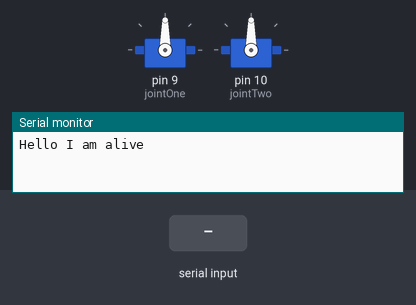
Bench run of a sketch on a simulated Arduino Uno, built with avr-gcc and run on an emulated ATmega328P. On the bench: 2 × servo, the last lines printed to the serial monitor. The test bench sets the inputs (shaded band).

Above: at 1.2 s.
1.3 s: "u" received over Serial
At 1.78 s:
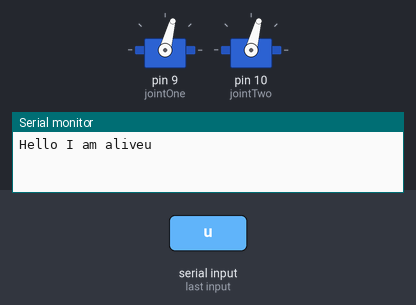
4.3 s: "d" received over Serial
At 4.51 s:
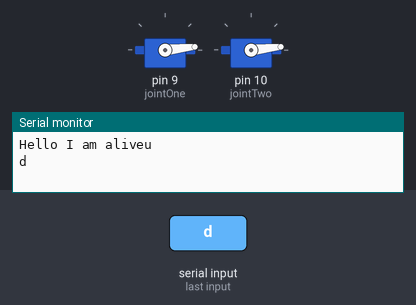
7.3 s: "a" received over Serial
At 8.0 s:
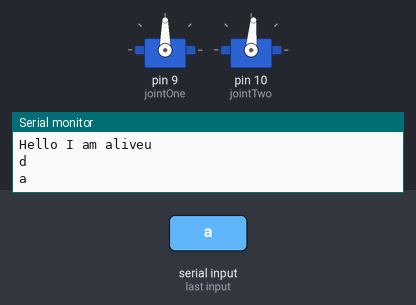
Timing chart, 0 to 10.3 s (numbered marks = the images above; inputs shaded):
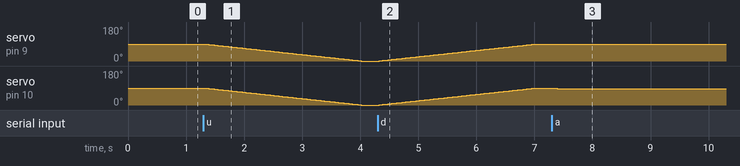

Measured:
- after the input at 1.3 s, servo on pin 9 (jointOne), servo on pin 10 (jointTwo): moves from 90° to 0° over 2.7 s, starting at once
- after the input at 4.3 s, servo on pin 9 (jointOne), servo on pin 10 (jointTwo): moves from 0° to 90° over 2.7 s, starting at once
- after the input at 7.3 s, servo on pin 10 (jointTwo): 90° → 85° at once

The sketch:

Anteater_Prototype_Test_Code.ino
```cpp
#include <Servo.h>

Servo jointOne;
Servo jointTwo;

int pos = 0;
int pos1 = 0;
int pos2 = 0;
int max_move = 0;

char val = 0;

void setup() {
  // put your setup code here, to run once:
  jointOne.attach(9);
  jointTwo.attach(10);

  Serial.begin(9600);
  Serial.print("Hello I am alive");

}

void loop() {
  // put your main code here, to run repeatedly:

  //automatic increment TOGETHER
//  for (pos=0;pos <= 90; pos += 1){
//    jointOne.write(pos);
//    jointTwo.write(pos);
//    delay(30);
//  }
  //automatic decrement TOGETHER
//  for (pos = 90; pos >= 0; pos -= 1) {
//    jointOne.write(pos);
//    jointTwo.write(pos);
//    delay(30);
//  }

  if (Serial.available())
  {
    val = Serial.read();
    Serial.println(val);
    if (val == 'd')
    {
      pos1 = jointOne.read();
      pos2 = jointTwo.read();
      //move motors downward together
      if (pos1 >= pos2)
      {
        max_move = 90 - pos1;
      }
      else if (pos2 > pos1)
      {
        max_move = 90 - pos2;
      }
      for (pos = 0; pos <= max_move; pos += 1)
      {
        jointOne.write(pos1 + pos);
        jointTwo.write(pos2 + pos);
        delay(30);
      }

    }
    else if (val == 'a')
    {
      //move motors against each other (one up, two down)
      pos = 0;
      pos1 = jointOne.read();
      pos2 = jointTwo.read();
      for (pos = 0; pos <= 5; pos += 1)
      {
        if (pos1+pos <=90){
        jointOne.write(pos1 + pos);
        }
        if (pos2-pos >= 0){
        jointTwo.write(pos2 - pos);
        }
        delay(30);
      }
    }
    else if (val == 'k')
    {
      //kill movement
      delay(3000); //3 second pause, may want more?
    }
    else if (val == 'u')
    {
      //upward together movement
      pos1 = jointOne.read();
      pos2 = jointTwo.read();
      if (pos1 <= pos2)
      {
        max_move = pos1;
      }
      else if (pos2 < pos1)
      {
        max_move = pos2;
      }
      for (pos = 0; pos <= max_move; pos += 1)
      {
        jointOne.write(pos1 - pos);
        jointTwo.write(pos2 - pos);
        delay(30);
      }
    }

  }

}
```
